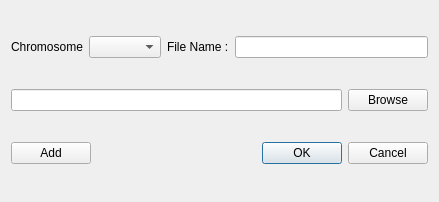
<?xml version="1.0" encoding="UTF-8"?>
<ui version="4.0">
 <class>CombineDialog</class>
 <widget class="QDialog" name="CombineDialog">
  <property name="geometry">
   <rect>
    <x>0</x>
    <y>0</y>
    <width>439</width>
    <height>202</height>
   </rect>
  </property>
  <property name="windowTitle">
   <string>Dialog</string>
  </property>
  <layout class="QVBoxLayout" name="verticalLayout">
   <item>
    <layout class="QHBoxLayout" name="horizontalLayout_4">
     <item>
      <widget class="QLabel" name="label_2">
       <property name="text">
        <string>Chromosome</string>
       </property>
      </widget>
     </item>
     <item>
      <widget class="QComboBox" name="chromComboBox"/>
     </item>
     <item>
      <widget class="QLabel" name="label">
       <property name="text">
        <string>File Name :</string>
       </property>
      </widget>
     </item>
     <item>
      <widget class="QLineEdit" name="nameLineEdit"/>
     </item>
    </layout>
   </item>
   <item>
    <layout class="QGridLayout" name="gridLayout">
     <item row="0" column="0">
      <widget class="QLineEdit" name="fileLineEdit_1"/>
     </item>
     <item row="0" column="1">
      <widget class="QPushButton" name="browseButton_1">
       <property name="text">
        <string>Browse</string>
       </property>
      </widget>
     </item>
    </layout>
   </item>
   <item>
    <layout class="QHBoxLayout" name="horizontalLayout_3">
     <item>
      <widget class="QPushButton" name="addButton">
       <property name="text">
        <string>Add</string>
       </property>
      </widget>
     </item>
     <item>
      <widget class="QDialogButtonBox" name="buttonBox">
       <property name="orientation">
        <enum>Qt::Horizontal</enum>
       </property>
       <property name="standardButtons">
        <set>QDialogButtonBox::Cancel|QDialogButtonBox::Ok</set>
       </property>
      </widget>
     </item>
    </layout>
   </item>
  </layout>
 </widget>
 <resources/>
 <connections>
  <connection>
   <sender>buttonBox</sender>
   <signal>accepted()</signal>
   <receiver>CombineDialog</receiver>
   <slot>accept()</slot>
   <hints>
    <hint type="sourcelabel">
     <x>248</x>
     <y>254</y>
    </hint>
    <hint type="destinationlabel">
     <x>157</x>
     <y>274</y>
    </hint>
   </hints>
  </connection>
  <connection>
   <sender>buttonBox</sender>
   <signal>rejected()</signal>
   <receiver>CombineDialog</receiver>
   <slot>reject()</slot>
   <hints>
    <hint type="sourcelabel">
     <x>316</x>
     <y>260</y>
    </hint>
    <hint type="destinationlabel">
     <x>286</x>
     <y>274</y>
    </hint>
   </hints>
  </connection>
 </connections>
</ui>
